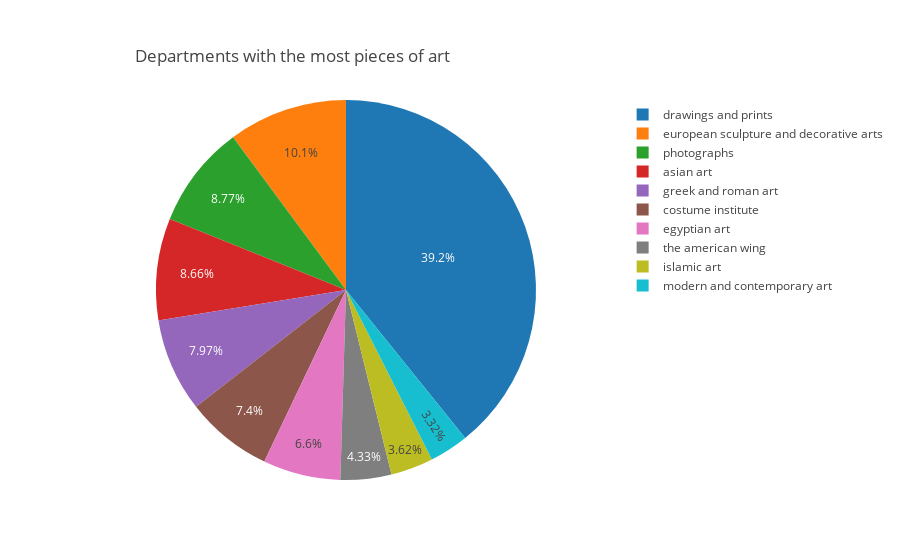

The notebook cell this image was saved under:
### Markdown cell above
## Which department has the most of artworks?

### Code cell
departments = value_count('Department')
piechart(departments,'Department','Departments with the most pieces of art',14000)

### Figure 1 — Plotly figure (JSON) as saved in the notebook; plotly's stock layout.template omitted (floating-point values rounded to 4 significant figures)
{"data": [{"labels": ["drawings and prints", "european sculpture and decorative arts", "photographs", "asian art", "greek and roman art", "costume institute", "egyptian art", "the american wing", "islamic art", "modern and contemporary art"], "type": "pie", "uid": "0cf316db-20cd-49eb-a9b2-63deb5276888", "values": [165956, 42889, 37108, 36634, 33743, 31305, 27931, 18313, 15303, 14055]}], "layout": {"title": {"text": "Departments with the most pieces of art", "xanchor": "right", "yanchor": "top"}}}
